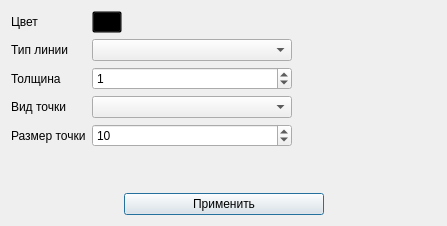
<?xml version="1.0" encoding="UTF-8"?>
<ui version="4.0">
    <class>LineStyleDialog</class>
    <widget class="QDialog" name="LineStyleDialog">
        <property name="geometry">
            <rect>
                <x>0</x>
                <y>0</y>
                <width>447</width>
                <height>226</height>
            </rect>
        </property>
        <property name="windowTitle">
            <string>Изменение графика</string>
        </property>
        <property name="styleSheet">
            <string notr="true"/>
        </property>
        <layout class="QGridLayout" name="gridLayout">
            <item row="0" column="0">
                <layout class="QHBoxLayout" name="horizontalLayout_3">
                    <item>
                        <layout class="QFormLayout" name="form">
                            <property name="fieldGrowthPolicy">
                                <enum>QFormLayout::AllNonFixedFieldsGrow</enum>
                            </property>
                            <item row="0" column="0">
                                <widget class="QLabel" name="colorLabel">
                                    <property name="text">
                                        <string>Цвет</string>
                                    </property>
                                </widget>
                            </item>
                            <item row="0" column="1">
                                <widget class="ColorButton" name="colorButton">
                                    <property name="maximumSize">
                                        <size>
                                            <width>30</width>
                                            <height>30</height>
                                        </size>
                                    </property>
                                    <property name="styleSheet">
                                        <string notr="true">background-color: transparent;</string>
                                    </property>
                                    <property name="autoDefault">
                                        <bool>false</bool>
                                    </property>
                                </widget>
                            </item>
                            <item row="1" column="0">
                                <widget class="QLabel" name="lineTypeLabel">
                                    <property name="text">
                                        <string>Тип линии</string>
                                    </property>
                                </widget>
                            </item>
                            <item row="1" column="1">
                                <widget class="QComboBox" name="lineType">
                                    <property name="minimumSize">
                                        <size>
                                            <width>200</width>
                                            <height>0</height>
                                        </size>
                                    </property>
                                </widget>
                            </item>
                            <item row="2" column="0">
                                <widget class="QLabel" name="thicknessLabel">
                                    <property name="text">
                                        <string>Толщина</string>
                                    </property>
                                </widget>
                            </item>
                            <item row="2" column="1">
                                <widget class="QSpinBox" name="thickness">
                                    <property name="value">
                                        <number>1</number>
                                    </property>
                                </widget>
                            </item>
                            <item row="3" column="0">
                                <widget class="QLabel" name="pointTypeLabel">
                                    <property name="text">
                                        <string>Вид точки</string>
                                    </property>
                                </widget>
                            </item>
                            <item row="3" column="1">
                                <widget class="QComboBox" name="pointType"/>
                            </item>
                            <item row="4" column="0">
                                <widget class="QLabel" name="pointSizeLabel">
                                    <property name="text">
                                        <string>Размер точки</string>
                                    </property>
                                </widget>
                            </item>
                            <item row="4" column="1">
                                <widget class="QSpinBox" name="pointSizeSpinBox">
                                    <property name="value">
                                        <number>10</number>
                                    </property>
                                </widget>
                            </item>
                        </layout>
                    </item>
                    <item>
                        <widget class="PlotWidget" name="plotView" native="true">
                            <property name="minimumSize">
                                <size>
                                    <width>120</width>
                                    <height>0</height>
                                </size>
                            </property>
                        </widget>
                    </item>
                </layout>
            </item>
            <item row="1" column="0">
                <layout class="QHBoxLayout" name="horizontalLayout_4">
                    <item>
                        <spacer name="horizontalSpacer">
                            <property name="orientation">
                                <enum>Qt::Horizontal</enum>
                            </property>
                            <property name="sizeHint" stdset="0">
                                <size>
                                    <width>40</width>
                                    <height>20</height>
                                </size>
                            </property>
                        </spacer>
                    </item>
                    <item>
                        <widget class="QPushButton" name="okButton">
                            <property name="minimumSize">
                                <size>
                                    <width>200</width>
                                    <height>0</height>
                                </size>
                            </property>
                            <property name="text">
                                <string>Применить</string>
                            </property>
                            <property name="default">
                                <bool>true</bool>
                            </property>
                        </widget>
                    </item>
                    <item>
                        <spacer name="horizontalSpacer_2">
                            <property name="orientation">
                                <enum>Qt::Horizontal</enum>
                            </property>
                            <property name="sizeHint" stdset="0">
                                <size>
                                    <width>40</width>
                                    <height>20</height>
                                </size>
                            </property>
                        </spacer>
                    </item>
                </layout>
            </item>
        </layout>
    </widget>
    <customwidgets>
        <customwidget>
            <class>ColorButton</class>
            <extends>QPushButton</extends>
            <header>pyqtgraph.h</header>
        </customwidget>
        <customwidget>
            <class>PlotWidget</class>
            <extends></extends>
            <header>pyqtgraph.h</header>
        </customwidget>
    </customwidgets>
    <resources/>
    <connections/>
</ui>
